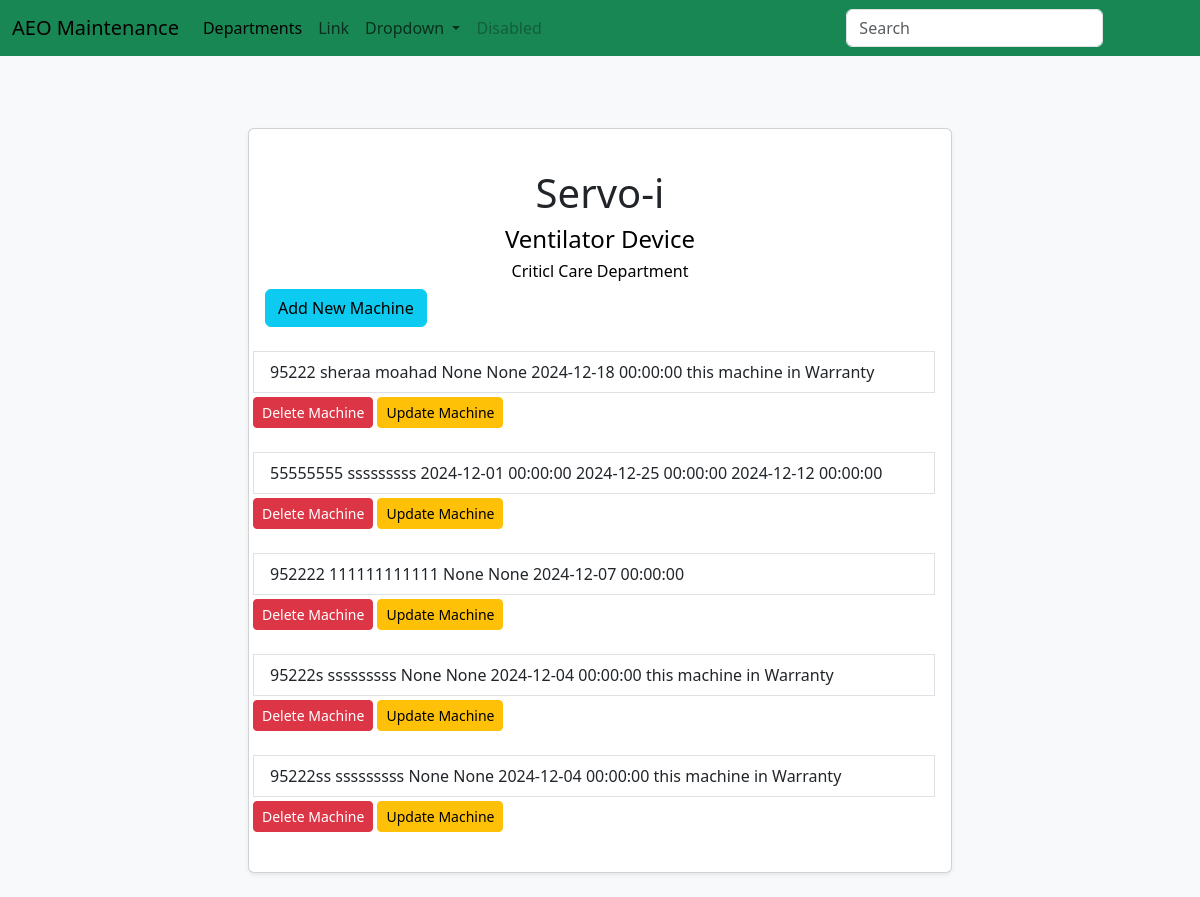
The page /models/1/machines/ on the database as committed earlier.
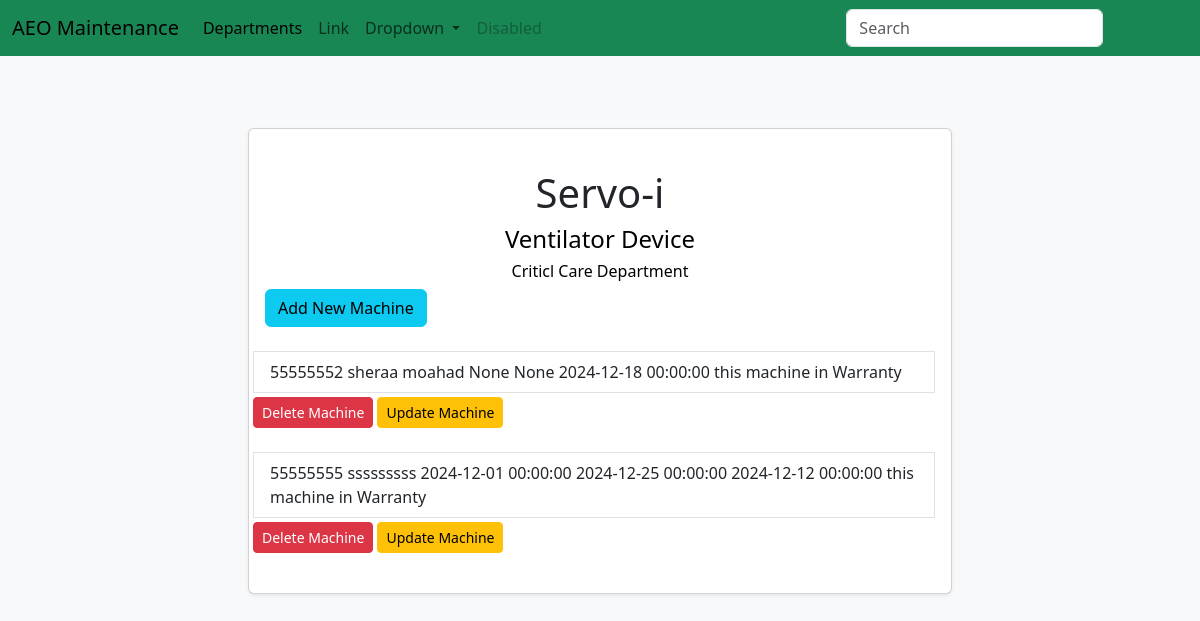
The same page on the database as committed later.
### maintenance_system/models.py (models this page shows, shortened)
class Model(db.Model):
	id = db.Column(db.Integer, primary_key=True)
	name = db.Column(db.String(80), unique=True)
	manufacturer = db.Column(db.String(80))
	picture = db.Column(db.String(20), default='device_model.jpg')
	device_id = db.Column(db.Integer, db.ForeignKey('device.id'))
	machines = db.relationship('Machine', backref='model', lazy=True)

class Device(db.Model):
	id = db.Column(db.Integer, primary_key=True)
	name = db.Column(db.String(80), unique=True)
	department_id = db.Column(db.Integer, db.ForeignKey('department.id'))
	models = db.relationship('Model', backref='device', lazy=True)

class Department(db.Model):
	id = db.Column(db.Integer, primary_key=True)
	name = db.Column(db.String(80), unique=True)
	members = db.relationship('User', backref='department', lazy=True)
	devices = db.relationship('Device', backref='department', lazy=True)

class Machine(db.Model):
	id = db.Column(db.Integer, primary_key=True)
	serial_number = db.Column(db.String(80), unique=True)
	installation_date = db.Column(db.DateTime)
	contract_type = db.Column(db.Integer, default=int(0)) # 0: warranty, 1: maintenance, 2: none
	contract_name = db.Column(db.String(80))
	contract_start_date = db.Column(db.DateTime)
	contract_end_date = db.Column(db.DateTime)
	user_id = db.Column(db.Integer, db.ForeignKey('user.id'))
	model_id = db.Column(db.Integer, db.ForeignKey('model.id'))
	hospitals = db.relationship('Hospital', secondary='machine_hospital', backref='machines', lazy='dynamic')
	tasks = db.relationship('Task', secondary='machine_task', backref='machines', lazy='dynamic')

### maintenance_system/routes.py (the view)
@app.route('/models/<int:model_id>/machines/', methods=['GET'])
def machines(model_id):
	model = Model.query.get_or_404(model_id)
	machines = model.machines
	return render_template('machines.html',
				model=model, machines=machines)

### maintenance_system/Templates/machines.html (shortened to what this page needs)
{% extends "layout.html"%}
{% block content %}
<div class="row justify-content-center">
	<div class="col-lg-8 mt-4 mb-4">
		<div class="card p-3 shadow-sm">
			<div class="row">
				<div class="col-md-8 col-lg-12 mt-4 mb-4">
					<h1 class="text-center">{{ model.name }}</h1>
					<a href="{{ url_for('models', device_id=model.device.department.id) }}" class="anchor-custom">
						<h4 class="text-center">{{model.device.name}} Device</h4>
					</a>
					<a href="{{ url_for('devices', department_id=model.device.department.id) }}" class="anchor-custom">
						<h6 class="text-center">{{model.device.department.name}} Department</h6>
					</a>
					<a href="{{ url_for('add_machine', model_id=model.id) }}">
						<button type="button" class="btn btn-info btn-md">
							Add New Machine
						</button>
					</a>
				</div>
				<div class="list-group">
					{% for machine in machines %}
					<div>
						<a href="#" class="list-group-item list-group-item-action">{{ machine.serial_number }}
							{{ machine.contract_name}}
							{{ machine.contract_start_date}}
							{{ machine.contract_end_date}}
							{{machine.installation_date}}
							{% if machine.contract_type == 0 %}
							this machine in Warranty
							{% endif %}
						</a>
						<div>
							<button type="button" class="btn btn-sm btn-danger custom-button mt-1"
								data-bs-toggle="modal" data-bs-target="#deleteMachine{{ machine.id }}">Delete
								Machine</button>
							<a href="{{ url_for('update_machine', machine_id=machine.id) }}"><button type="button"
									class="btn btn-sm btn-warning btn-custom mt-1">Update
									Machine</button>
							</a>
						</div>
						<br>
					</div>
					{% endfor %}
				</div>
			</div>
		</div>
	</div>
</div>
{% endblock%}

### maintenance_system/Templates/layout.html (shortened to what this page needs)
<!doctype html>
<html lang="en">
<head>
	<link href="https://cdn.jsdelivr.net/npm/bootstrap@5.3.3/dist/css/bootstrap.min.css" rel="stylesheet"
>
	<link href="{{ url_for('static', filename='css/style.css')}}" rel="stylesheet">
</head>
<body>
	<nav class="navbar navbar-expand-lg bg-body-success bg-success">
		<div class="container-fluid">
			<a class="navbar-brand" href="#">AEO Maintenance</a>
			<div class="collapse navbar-collapse" id="navbarSupportedContent">
				<ul class="navbar-nav me-auto mb-2 mb-lg-0">
					<li class="nav-item">
						<a class="nav-link active" aria-current="page" href="{{ url_for('departments') }}">Departments</a>
					</li>
					<li class="nav-item">
						<a class="nav-link" href="#">Link</a>
					</li>
					<li class="nav-item dropdown">
						<a class="nav-link dropdown-toggle" href="#" role="button" data-bs-toggle="dropdown"
							aria-expanded="false">
							Dropdown
						</a>
					</li>
					<li class="nav-item">
						<a class="nav-link disabled" aria-disabled="true">Disabled</a>
					</li>
				</ul>
				<form class="d-flex" role="search">
					<input class="form-control me-2" type="search" placeholder="Search" aria-label="Search">
					<button class="btn btn-outline-success" type="submit">Search</button>
				</form>
			</div>
		</div>
	</nav>
	<div class="container-fluid container-md">
		<div class="container mt-5">
			<div class="row justify-content-center">
				{% block content %}
				{% endblock %}
			</div>
		</div>
	</div>
</body>
</html>

### maintenance_system/static/css/style.css (style rules this page uses)
body { background-color: #f8f9fa; }
.anchor-custom { text-decoration: none; color: black; cursor: pointer; transition: color 0.3s ease; }

Rows that differ between the two databases and show on the page:
removed Machine: serial_number "952222", contract_name "111111111111", contract_start_date "None", contract_end_date "None", installation_date "2024-12-07 00:00:00"
removed Machine: serial_number "95222s", contract_name "sssssssss", contract_start_date "None", contract_end_date "None", installation_date "2024-12-04 00:00:00", contract_type "this machine in Warranty"
removed Machine: serial_number "95222ss", contract_name "sssssssss", contract_start_date "None", contract_end_date "None", installation_date "2024-12-04 00:00:00", contract_type "this machine in Warranty"
changed Machine "sheraa moahad": serial_number "95222" → "55555552"
changed Machine "sssssssss": now shows "this machine in Warranty"
